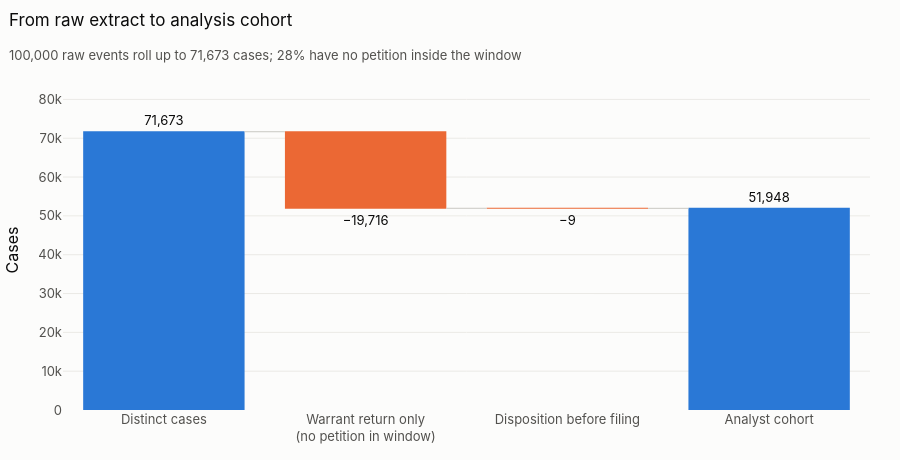

Notebook cell for this chart:
### Markdown cell above
## 1. Raw events: why we clean

The raw extract is **one row per court event**, not one row per case. The warehouse rolls events up to cases and then drops records that cannot support a timeline.

### Code cell
qa = q("SELECT metric, value FROM qa_audit_summary").set_index("metric")["value"]
raw_rows, n_cases = qa["raw_event_rows"], qa["distinct_cases_raw"]
trunc, impossible, cohort = qa["left_truncated_no_petition"], qa["impossible_date_cases"], qa["analyst_cohort_cases"]
assert n_cases - trunc - impossible == cohort, "QA audit counts do not reconcile"

fig = go.Figure(go.Waterfall(
    orientation="v",
    measure=["absolute", "relative", "relative", "total"],
    x=["Distinct cases", "Warrant return only<br>(no petition in window)", "Disposition before filing", "Analyst cohort"],
    y=[n_cases, -trunc, -impossible, cohort],
    text=[f"{n_cases:,}", f"−{trunc:,}", f"−{impossible:,}", f"{cohort:,}"], textposition="outside",
    connector=dict(line=dict(color=GRAY, width=1)),
    increasing=dict(marker_color=BLUE), decreasing=dict(marker_color=ORANGE), totals=dict(marker_color=BLUE),
    hovertemplate="%{x}<br>%{text} cases<extra></extra>",
))
fig.update_layout(height=460, yaxis_title="Cases", showlegend=False, yaxis_range=[0, n_cases * 1.15])
subtitle(fig, "From raw extract to analysis cohort",
         f"{raw_rows:,} raw events roll up to {n_cases:,} cases; {trunc / n_cases:.0%} have no petition inside the window")

### Figure 1 — Plotly figure (JSON) as saved in the notebook; plotly's stock layout.template omitted (floating-point values rounded to 4 significant figures)
{"data": [{"connector": {"line": {"color": "#c9c8c2", "width": 1}}, "decreasing": {"marker": {"color": "#eb6834"}}, "hovertemplate": "%{x}<br>%{text} cases<extra></extra>", "increasing": {"marker": {"color": "#2a78d6"}}, "measure": ["absolute", "relative", "relative", "total"], "orientation": "v", "text": ["71,673", "−19,716", "−9", "51,948"], "textposition": "outside", "totals": {"marker": {"color": "#2a78d6"}}, "type": "waterfall", "x": ["Distinct cases", "Warrant return only<br>(no petition in window)", "Disposition before filing", "Analyst cohort"], "y": [71673, -19716, -9, 51948]}], "layout": {"height": 460, "showlegend": false, "title": {"subtitle": {"font": {"color": "#52514e", "size": 13}, "text": "100,000 raw events roll up to 71,673 cases; 28% have no petition inside the window"}, "text": "From raw extract to analysis cohort"}, "yaxis": {"range": [0, 82420.0], "title": {"text": "Cases"}}}}
